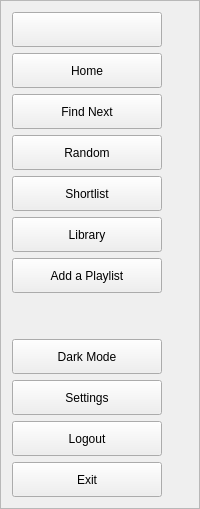
     <widget class="QFrame" name="expand">
      <property name="styleSheet">
       <string notr="true">font:&quot;Roboto&quot;;</string>
      </property>
      <property name="frameShape">
       <enum>QFrame::StyledPanel</enum>
      </property>
      <property name="frameShadow">
       <enum>QFrame::Raised</enum>
      </property>
      <layout class="QVBoxLayout" name="verticalLayout_5">
       <item>
        <widget class="QPushButton" name="menu_expand">
         <property name="minimumSize">
          <size>
           <width>150</width>
           <height>35</height>
          </size>
         </property>
         <property name="maximumSize">
          <size>
           <width>150</width>
           <height>35</height>
          </size>
         </property>
         <property name="cursor">
          <cursorShape>ArrowCursor</cursorShape>
         </property>
         <property name="focusPolicy">
          <enum>Qt::NoFocus</enum>
         </property>
         <property name="text">
          <string/>
         </property>
         <property name="icon">
          <iconset>
           <normaloff>../Icons/menu.ico</normaloff>../Icons/menu.ico</iconset>
         </property>
         <property name="iconSize">
          <size>
           <width>24</width>
           <height>24</height>
          </size>
         </property>
         <property name="checkable">
          <bool>false</bool>
         </property>
         <property name="autoExclusive">
          <bool>true</bool>
         </property>
        </widget>
       </item>
       <item>
        <widget class="QPushButton" name="home_expand">
         <property name="minimumSize">
          <size>
           <width>150</width>
           <height>35</height>
          </size>
         </property>
         <property name="maximumSize">
          <size>
           <width>150</width>
           <height>35</height>
          </size>
         </property>
         <property name="cursor">
          <cursorShape>PointingHandCursor</cursorShape>
         </property>
         <property name="focusPolicy">
          <enum>Qt::NoFocus</enum>
         </property>
         <property name="text">
          <string>Home</string>
         </property>
         <property name="icon">
          <iconset>
           <normaloff>../Icons/home_unchecked.ico</normaloff>
           <normalon>../Icons/home_checked.ico</normalon>../Icons/home_unchecked.ico</iconset>
         </property>
         <property name="iconSize">
          <size>
           <width>24</width>
           <height>24</height>
          </size>
         </property>
         <property name="checkable">
          <bool>true</bool>
         </property>
         <property name="autoExclusive">
          <bool>true</bool>
         </property>
        </widget>
       </item>
       <item>
        <widget class="QPushButton" name="findnext_expand">
         <property name="minimumSize">
          <size>
           <width>150</width>
           <height>35</height>
          </size>
         </property>
         <property name="maximumSize">
          <size>
           <width>150</width>
           <height>35</height>
          </size>
         </property>
         <property name="cursor">
          <cursorShape>PointingHandCursor</cursorShape>
         </property>
         <property name="focusPolicy">
          <enum>Qt::NoFocus</enum>
         </property>
         <property name="text">
          <string>Find Next</string>
         </property>
         <property name="icon">
          <iconset>
           <normaloff>../Icons/search_unchecked.ico</normaloff>
           <normalon>../Icons/search_checked.ico</normalon>../Icons/search_unchecked.ico</iconset>
         </property>
         <property name="iconSize">
          <size>
           <width>24</width>
           <height>24</height>
          </size>
         </property>
         <property name="checkable">
          <bool>true</bool>
         </property>
         <property name="autoExclusive">
          <bool>true</bool>
         </property>
        </widget>
       </item>
       <item>
        <widget class="QPushButton" name="random_expand">
         <property name="minimumSize">
          <size>
           <width>150</width>
           <height>35</height>
          </size>
         </property>
         <property name="maximumSize">
          <size>
           <width>150</width>
           <height>35</height>
          </size>
         </property>
         <property name="cursor">
          <cursorShape>PointingHandCursor</cursorShape>
         </property>
         <property name="focusPolicy">
          <enum>Qt::NoFocus</enum>
         </property>
         <property name="text">
          <string>Random</string>
         </property>
         <property name="icon">
          <iconset>
           <normaloff>../Icons/random_unchecked.ico</normaloff>
           <normalon>../Icons/random_checked.ico</normalon>../Icons/random_unchecked.ico</iconset>
         </property>
         <property name="iconSize">
          <size>
           <width>24</width>
           <height>24</height>
          </size>
         </property>
         <property name="checkable">
          <bool>true</bool>
         </property>
         <property name="autoExclusive">
          <bool>true</bool>
         </property>
        </widget>
       </item>
       <item>
        <widget class="QPushButton" name="shortlist_expand">
         <property name="minimumSize">
          <size>
           <width>150</width>
           <height>35</height>
          </size>
         </property>
         <property name="maximumSize">
          <size>
           <width>150</width>
           <height>35</height>
          </size>
         </property>
         <property name="cursor">
          <cursorShape>PointingHandCursor</cursorShape>
         </property>
         <property name="focusPolicy">
          <enum>Qt::NoFocus</enum>
         </property>
         <property name="text">
          <string>Shortlist</string>
         </property>
         <property name="icon">
          <iconset>
           <normaloff>../Icons/like_unchecked.ico</normaloff>
           <normalon>../Icons/like_checked.ico</normalon>../Icons/like_unchecked.ico</iconset>
         </property>
         <property name="iconSize">
          <size>
           <width>24</width>
           <height>24</height>
          </size>
         </property>
         <property name="checkable">
          <bool>true</bool>
         </property>
         <property name="autoExclusive">
          <bool>true</bool>
         </property>
        </widget>
       </item>
       <item>
        <widget class="QPushButton" name="library_expand">
         <property name="minimumSize">
          <size>
           <width>150</width>
           <height>35</height>
          </size>
         </property>
         <property name="maximumSize">
          <size>
           <width>150</width>
           <height>35</height>
          </size>
         </property>
         <property name="cursor">
          <cursorShape>PointingHandCursor</cursorShape>
         </property>
         <property name="focusPolicy">
          <enum>Qt::NoFocus</enum>
         </property>
         <property name="text">
          <string>Library</string>
         </property>
         <property name="icon">
          <iconset>
           <normaloff>../Icons/library_unchecked.ico</normaloff>
           <normalon>../Icons/library_checked.ico</normalon>../Icons/library_unchecked.ico</iconset>
         </property>
         <property name="iconSize">
          <size>
           <width>24</width>
           <height>24</height>
          </size>
         </property>
         <property name="checkable">
          <bool>true</bool>
         </property>
         <property name="autoExclusive">
          <bool>true</bool>
         </property>
        </widget>
       </item>
       <item>
        <widget class="QPushButton" name="create_expand">
         <property name="minimumSize">
          <size>
           <width>150</width>
           <height>35</height>
          </size>
         </property>
         <property name="maximumSize">
          <size>
           <width>150</width>
           <height>35</height>
          </size>
         </property>
         <property name="cursor">
          <cursorShape>PointingHandCursor</cursorShape>
         </property>
         <property name="focusPolicy">
          <enum>Qt::NoFocus</enum>
         </property>
         <property name="text">
          <string>Add a Playlist</string>
         </property>
         <property name="icon">
          <iconset>
           <normaloff>../Icons/add_unchecked.ico</normaloff>
           <normalon>../Icons/add_checked.ico</normalon>../Icons/add_unchecked.ico</iconset>
         </property>
         <property name="iconSize">
          <size>
           <width>24</width>
           <height>24</height>
          </size>
         </property>
         <property name="checkable">
          <bool>true</bool>
         </property>
         <property name="autoExclusive">
          <bool>true</bool>
         </property>
        </widget>
       </item>
       <item>
        <spacer name="verticalSpacer_2">
         <property name="orientation">
          <enum>Qt::Vertical</enum>
         </property>
         <property name="sizeHint" stdset="0">
          <size>
           <width>20</width>
           <height>40</height>
          </size>
         </property>
        </spacer>
       </item>
       <item>
        <widget class="QPushButton" name="mode_expand">
         <property name="minimumSize">
          <size>
           <width>150</width>
           <height>35</height>
          </size>
         </property>
         <property name="maximumSize">
          <size>
           <width>150</width>
           <height>35</height>
          </size>
         </property>
         <property name="cursor">
          <cursorShape>PointingHandCursor</cursorShape>
         </property>
         <property name="focusPolicy">
          <enum>Qt::NoFocus</enum>
         </property>
         <property name="text">
          <string>Dark Mode</string>
         </property>
         <property name="icon">
          <iconset>
           <normaloff>../Icons/dark_mode.ico</normaloff>../Icons/dark_mode.ico</iconset>
         </property>
         <property name="iconSize">
          <size>
           <width>24</width>
           <height>24</height>
          </size>
         </property>
         <property name="checkable">
          <bool>false</bool>
         </property>
         <property name="autoExclusive">
          <bool>true</bool>
         </property>
        </widget>
       </item>
       <item>
        <widget class="QPushButton" name="settings_expand">
         <property name="minimumSize">
          <size>
           <width>150</width>
           <height>35</height>
          </size>
         </property>
         <property name="maximumSize">
          <size>
           <width>150</width>
           <height>35</height>
          </size>
         </property>
         <property name="cursor">
          <cursorShape>PointingHandCursor</cursorShape>
         </property>
         <property name="focusPolicy">
          <enum>Qt::NoFocus</enum>
         </property>
         <property name="text">
          <string>Settings</string>
         </property>
         <property name="icon">
          <iconset>
           <normaloff>../Icons/settings_unchecked.ico</normaloff>
           <normalon>../Icons/settings_checked.ico</normalon>../Icons/settings_unchecked.ico</iconset>
         </property>
         <property name="iconSize">
          <size>
           <width>24</width>
           <height>24</height>
          </size>
         </property>
         <property name="checkable">
          <bool>true</bool>
         </property>
         <property name="autoExclusive">
          <bool>true</bool>
         </property>
        </widget>
       </item>
       <item>
        <widget class="QPushButton" name="logout_expand">
         <property name="minimumSize">
          <size>
           <width>150</width>
           <height>35</height>
          </size>
         </property>
         <property name="maximumSize">
          <size>
           <width>150</width>
           <height>35</height>
          </size>
         </property>
         <property name="cursor">
          <cursorShape>PointingHandCursor</cursorShape>
         </property>
         <property name="focusPolicy">
          <enum>Qt::NoFocus</enum>
         </property>
         <property name="text">
          <string>Logout</string>
         </property>
         <property name="icon">
          <iconset>
           <normaloff>../Icons/logout.ico</normaloff>../Icons/logout.ico</iconset>
         </property>
         <property name="iconSize">
          <size>
           <width>24</width>
           <height>24</height>
          </size>
         </property>
         <property name="checkable">
          <bool>false</bool>
         </property>
         <property name="autoExclusive">
          <bool>false</bool>
         </property>
        </widget>
       </item>
       <item>
        <widget class="QPushButton" name="exit_expand">
         <property name="minimumSize">
          <size>
           <width>150</width>
           <height>35</height>
          </size>
         </property>
         <property name="maximumSize">
          <size>
           <width>150</width>
           <height>35</height>
          </size>
         </property>
         <property name="cursor">
          <cursorShape>PointingHandCursor</cursorShape>
         </property>
         <property name="focusPolicy">
          <enum>Qt::NoFocus</enum>
         </property>
         <property name="text">
          <string>Exit</string>
         </property>
         <property name="icon">
          <iconset>
           <normaloff>../Icons/exit_main.ico</normaloff>../Icons/exit_main.ico</iconset>
         </property>
         <property name="iconSize">
          <size>
           <width>24</width>
           <height>24</height>
          </size>
         </property>
         <property name="checkable">
          <bool>false</bool>
         </property>
         <property name="autoExclusive">
          <bool>false</bool>
         </property>
        </widget>
       </item>
      </layout>
     </widget>
